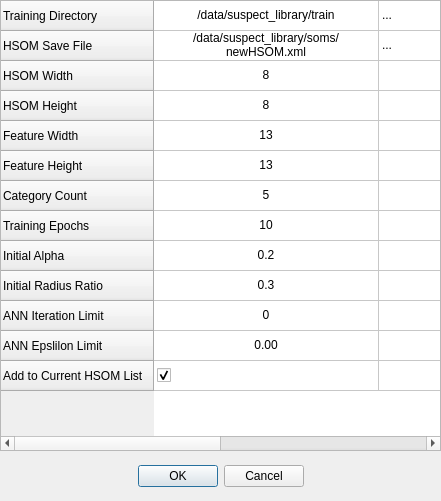
<?xml version="1.0" encoding="UTF-8"?>
<ui version="4.0">
 <class>TrainDialog</class>
 <widget class="QDialog" name="TrainDialog">
  <property name="geometry">
   <rect>
    <x>0</x>
    <y>0</y>
    <width>441</width>
    <height>501</height>
   </rect>
  </property>
  <property name="windowTitle">
   <string>Train New HSOM</string>
  </property>
  <property name="modal">
   <bool>true</bool>
  </property>
  <widget class="QDialogButtonBox" name="buttonBox">
   <property name="geometry">
    <rect>
     <x>0</x>
     <y>460</y>
     <width>441</width>
     <height>32</height>
    </rect>
   </property>
   <property name="orientation">
    <enum>Qt::Horizontal</enum>
   </property>
   <property name="standardButtons">
    <set>QDialogButtonBox::Cancel|QDialogButtonBox::Ok</set>
   </property>
   <property name="centerButtons">
    <bool>true</bool>
   </property>
  </widget>
  <widget class="QTableWidget" name="tableWidget">
   <property name="geometry">
    <rect>
     <x>0</x>
     <y>0</y>
     <width>441</width>
     <height>451</height>
    </rect>
   </property>
   <property name="showDropIndicator" stdset="0">
    <bool>true</bool>
   </property>
   <property name="rowCount">
    <number>13</number>
   </property>
   <property name="columnCount">
    <number>2</number>
   </property>
   <attribute name="horizontalHeaderVisible">
    <bool>false</bool>
   </attribute>
   <attribute name="horizontalHeaderDefaultSectionSize">
    <number>225</number>
   </attribute>
   <attribute name="horizontalHeaderHighlightSections">
    <bool>false</bool>
   </attribute>
   <attribute name="horizontalHeaderMinimumSectionSize">
    <number>10</number>
   </attribute>
   <attribute name="horizontalHeaderStretchLastSection">
    <bool>true</bool>
   </attribute>
   <attribute name="verticalHeaderVisible">
    <bool>true</bool>
   </attribute>
   <attribute name="verticalHeaderVisible">
    <bool>true</bool>
   </attribute>
   <attribute name="horizontalHeaderVisible">
    <bool>false</bool>
   </attribute>
   <row>
    <property name="text">
     <string>Training Directory</string>
    </property>
   </row>
   <row>
    <property name="text">
     <string>HSOM Save File</string>
    </property>
   </row>
   <row>
    <property name="text">
     <string>HSOM Width</string>
    </property>
   </row>
   <row>
    <property name="text">
     <string>HSOM Height</string>
    </property>
   </row>
   <row>
    <property name="text">
     <string>Feature Width</string>
    </property>
   </row>
   <row>
    <property name="text">
     <string>Feature Height</string>
    </property>
   </row>
   <row>
    <property name="text">
     <string>Category Count</string>
    </property>
   </row>
   <row>
    <property name="text">
     <string>Training Epochs</string>
    </property>
   </row>
   <row>
    <property name="text">
     <string>Initial Alpha</string>
    </property>
   </row>
   <row>
    <property name="text">
     <string>Initial Radius Ratio</string>
    </property>
   </row>
   <row>
    <property name="text">
     <string>ANN Iteration Limit</string>
    </property>
   </row>
   <row>
    <property name="text">
     <string>ANN Epslilon Limit</string>
    </property>
   </row>
   <row>
    <property name="text">
     <string>Add to Current HSOM List</string>
    </property>
   </row>
   <column/>
   <column/>
   <item row="0" column="0">
    <property name="text">
     <string>/data/suspect_library/train</string>
    </property>
    <property name="textAlignment">
     <set>AlignHCenter|AlignVCenter|AlignCenter</set>
    </property>
   </item>
   <item row="0" column="1">
    <property name="text">
     <string>...</string>
    </property>
    <property name="foreground">
     <brush brushstyle="NoBrush">
      <color alpha="255">
       <red>0</red>
       <green>0</green>
       <blue>0</blue>
      </color>
     </brush>
    </property>
    <property name="flags">
     <set>ItemIsEnabled</set>
    </property>
   </item>
   <item row="1" column="0">
    <property name="text">
     <string>/data/suspect_library/soms/newHSOM.xml</string>
    </property>
    <property name="textAlignment">
     <set>AlignHCenter|AlignVCenter|AlignCenter</set>
    </property>
   </item>
   <item row="1" column="1">
    <property name="text">
     <string>...</string>
    </property>
    <property name="flags">
     <set>ItemIsEnabled</set>
    </property>
   </item>
   <item row="2" column="0">
    <property name="text">
     <string>8</string>
    </property>
    <property name="textAlignment">
     <set>AlignHCenter|AlignVCenter|AlignCenter</set>
    </property>
    <property name="flags">
     <set>ItemIsSelectable|ItemIsEditable|ItemIsDragEnabled|ItemIsUserCheckable|ItemIsEnabled</set>
    </property>
   </item>
   <item row="2" column="1">
    <property name="text">
     <string/>
    </property>
    <property name="flags">
     <set>NoItemFlags</set>
    </property>
   </item>
   <item row="3" column="0">
    <property name="text">
     <string>8</string>
    </property>
    <property name="textAlignment">
     <set>AlignHCenter|AlignVCenter|AlignCenter</set>
    </property>
    <property name="flags">
     <set>ItemIsSelectable|ItemIsEditable|ItemIsDragEnabled|ItemIsUserCheckable|ItemIsEnabled</set>
    </property>
   </item>
   <item row="3" column="1">
    <property name="text">
     <string/>
    </property>
    <property name="flags">
     <set>NoItemFlags</set>
    </property>
   </item>
   <item row="4" column="0">
    <property name="text">
     <string>13</string>
    </property>
    <property name="textAlignment">
     <set>AlignHCenter|AlignVCenter|AlignCenter</set>
    </property>
    <property name="flags">
     <set>ItemIsSelectable|ItemIsEditable|ItemIsDragEnabled|ItemIsUserCheckable|ItemIsEnabled</set>
    </property>
   </item>
   <item row="4" column="1">
    <property name="text">
     <string/>
    </property>
    <property name="flags">
     <set>NoItemFlags</set>
    </property>
   </item>
   <item row="5" column="0">
    <property name="text">
     <string>13</string>
    </property>
    <property name="textAlignment">
     <set>AlignHCenter|AlignVCenter|AlignCenter</set>
    </property>
    <property name="flags">
     <set>ItemIsSelectable|ItemIsEditable|ItemIsDragEnabled|ItemIsUserCheckable|ItemIsEnabled</set>
    </property>
   </item>
   <item row="5" column="1">
    <property name="text">
     <string/>
    </property>
    <property name="flags">
     <set>NoItemFlags</set>
    </property>
   </item>
   <item row="6" column="0">
    <property name="text">
     <string>5</string>
    </property>
    <property name="textAlignment">
     <set>AlignHCenter|AlignVCenter|AlignCenter</set>
    </property>
    <property name="flags">
     <set>ItemIsSelectable|ItemIsEditable|ItemIsDragEnabled|ItemIsUserCheckable|ItemIsEnabled</set>
    </property>
   </item>
   <item row="6" column="1">
    <property name="text">
     <string/>
    </property>
    <property name="flags">
     <set>NoItemFlags</set>
    </property>
   </item>
   <item row="7" column="0">
    <property name="text">
     <string>10</string>
    </property>
    <property name="textAlignment">
     <set>AlignHCenter|AlignVCenter|AlignCenter</set>
    </property>
    <property name="flags">
     <set>ItemIsSelectable|ItemIsEditable|ItemIsDragEnabled|ItemIsUserCheckable|ItemIsEnabled</set>
    </property>
   </item>
   <item row="7" column="1">
    <property name="text">
     <string/>
    </property>
    <property name="flags">
     <set>NoItemFlags</set>
    </property>
   </item>
   <item row="8" column="0">
    <property name="text">
     <string>0.2</string>
    </property>
    <property name="textAlignment">
     <set>AlignHCenter|AlignVCenter|AlignCenter</set>
    </property>
    <property name="flags">
     <set>ItemIsSelectable|ItemIsEditable|ItemIsDragEnabled|ItemIsUserCheckable|ItemIsEnabled</set>
    </property>
   </item>
   <item row="8" column="1">
    <property name="text">
     <string/>
    </property>
    <property name="flags">
     <set>NoItemFlags</set>
    </property>
   </item>
   <item row="9" column="0">
    <property name="text">
     <string>0.3</string>
    </property>
    <property name="textAlignment">
     <set>AlignHCenter|AlignVCenter|AlignCenter</set>
    </property>
    <property name="flags">
     <set>ItemIsSelectable|ItemIsEditable|ItemIsDragEnabled|ItemIsUserCheckable|ItemIsEnabled</set>
    </property>
   </item>
   <item row="9" column="1">
    <property name="text">
     <string/>
    </property>
    <property name="flags">
     <set>NoItemFlags</set>
    </property>
   </item>
   <item row="10" column="0">
    <property name="text">
     <string>0</string>
    </property>
    <property name="textAlignment">
     <set>AlignHCenter|AlignVCenter|AlignCenter</set>
    </property>
    <property name="flags">
     <set>ItemIsSelectable|ItemIsEditable|ItemIsDragEnabled|ItemIsUserCheckable|ItemIsEnabled</set>
    </property>
   </item>
   <item row="10" column="1">
    <property name="text">
     <string/>
    </property>
    <property name="flags">
     <set>NoItemFlags</set>
    </property>
   </item>
   <item row="11" column="0">
    <property name="text">
     <string>0.00</string>
    </property>
    <property name="textAlignment">
     <set>AlignHCenter|AlignVCenter|AlignCenter</set>
    </property>
    <property name="flags">
     <set>ItemIsSelectable|ItemIsEditable|ItemIsDragEnabled|ItemIsUserCheckable|ItemIsEnabled</set>
    </property>
   </item>
   <item row="11" column="1">
    <property name="text">
     <string/>
    </property>
    <property name="flags">
     <set>NoItemFlags</set>
    </property>
   </item>
   <item row="12" column="0">
    <property name="text">
     <string/>
    </property>
    <property name="checkState">
     <enum>Checked</enum>
    </property>
    <property name="flags">
     <set>ItemIsSelectable|ItemIsUserCheckable|ItemIsEnabled</set>
    </property>
   </item>
   <item row="12" column="1">
    <property name="text">
     <string/>
    </property>
    <property name="flags">
     <set>NoItemFlags</set>
    </property>
   </item>
  </widget>
 </widget>
 <resources/>
 <connections>
  <connection>
   <sender>buttonBox</sender>
   <signal>accepted()</signal>
   <receiver>TrainDialog</receiver>
   <slot>accept()</slot>
   <hints>
    <hint type="sourcelabel">
     <x>248</x>
     <y>254</y>
    </hint>
    <hint type="destinationlabel">
     <x>157</x>
     <y>274</y>
    </hint>
   </hints>
  </connection>
  <connection>
   <sender>buttonBox</sender>
   <signal>rejected()</signal>
   <receiver>TrainDialog</receiver>
   <slot>reject()</slot>
   <hints>
    <hint type="sourcelabel">
     <x>316</x>
     <y>260</y>
    </hint>
    <hint type="destinationlabel">
     <x>286</x>
     <y>274</y>
    </hint>
   </hints>
  </connection>
 </connections>
</ui>
